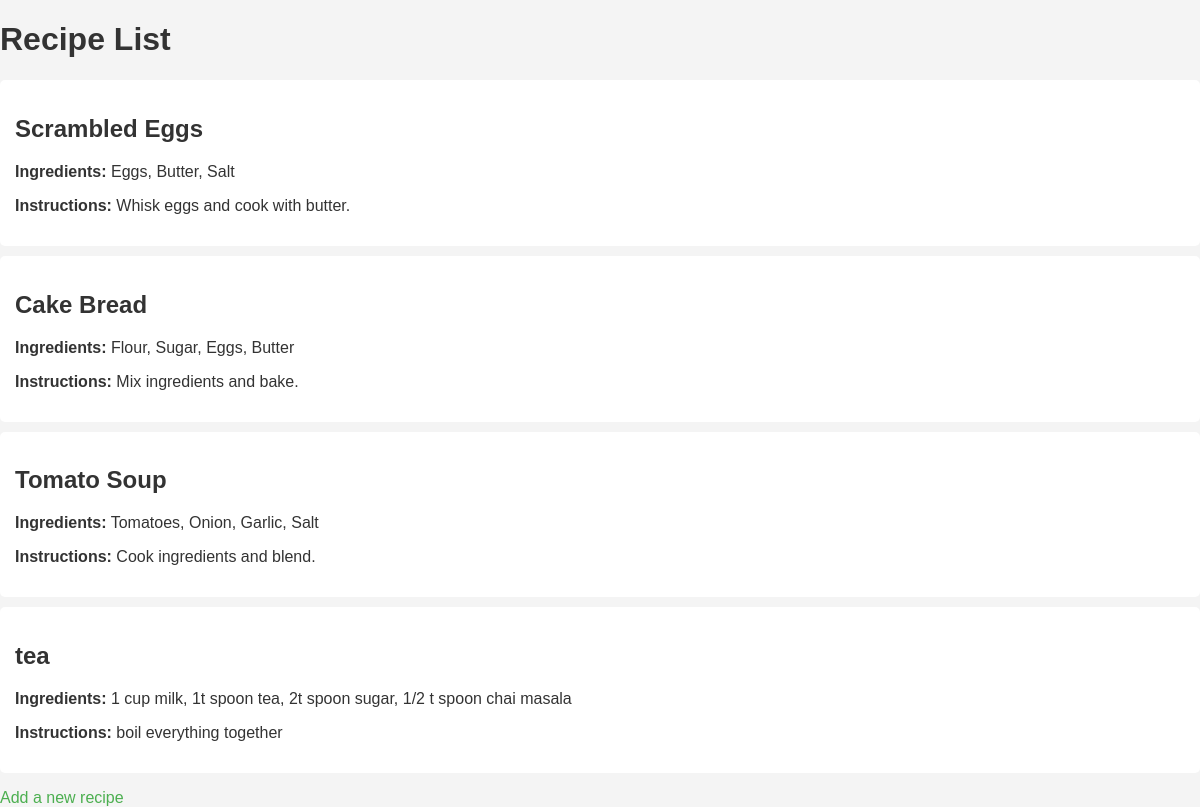
The page / on the database its author committed.
### recipes/models.py (models this page shows, shortened)
class Recipe(models.Model):
    name = models.CharField(max_length=100)
    ingredients = models.TextField()
    instructions = models.TextField()

### recipes/views.py (the view)
# urls.py: path('', views.recipe_list, name='recipe_list'),
def recipe_list(request):
    recipes = Recipe.objects.all()
    return render(request, 'recipes/recipe_list.html', {'recipes': recipes})

### recipes/templates/recipes/recipe_list.html (shortened to what this page needs)
<!DOCTYPE html>
{% load static %}
<html lang="en">
<head>
    <link rel="stylesheet" href="{% static 'styles.css' %}">
</head>
<body>
    <h1>Recipe List</h1>
    <ul>
        {% for recipe in recipes %}
            <li>
                <h2>{{ recipe.name }}</h2>
                <p><strong>Ingredients:</strong> {{ recipe.ingredients }}</p>
                <p><strong>Instructions:</strong> {{ recipe.instructions }}</p>
            </li>
        {% endfor %}
    </ul>
    <a href="{% url 'add_recipe' %}">Add a new recipe</a>
</body>
</html>

### recipes/static/styles.css (style rules this page uses)
body { font-family: Arial, sans-serif; background-color: #f4f4f4; color: #333; margin: 0; padding: 0; }
h1, h2 { color: #333; }
ul { list-style-type: none; padding: 0; }
li { background-color: #fff; margin: 10px 0; padding: 15px; border-radius: 5px; }
a { text-decoration: none; color: #4CAF50; }

### rows shown on the page
Recipe: name "Scrambled Eggs", ingredients "Eggs, Butter, Salt", instructions "Whisk eggs and cook with butter."
Recipe: name "Cake Bread", ingredients "Flour, Sugar, Eggs, Butter", instructions "Mix ingredients and bake."
Recipe: name "Tomato Soup", ingredients "Tomatoes, Onion, Garlic, Salt", instructions "Cook ingredients and blend."
Recipe: name "tea", ingredients "1 cup milk, 1t spoon tea, 2t spoon sugar, 1/2 t spoon chai masala", instructions "boil everything together"
